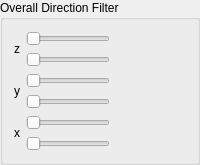
            <widget class="QGroupBox" name="groupBox_10">
             <property name="title">
              <string>Overall Direction Filter</string>
             </property>
             <layout class="QGridLayout" name="gridLayout_71">
              <item row="0" column="1">
               <layout class="QGridLayout" name="gridLayout_68">
                <item row="0" column="0">
                 <widget class="QSlider" name="horizontalSlider_overall_dir_zmin">
                  <property name="maximumSize">
                   <size>
                    <width>200</width>
                    <height>16777215</height>
                   </size>
                  </property>
                  <property name="orientation">
                   <enum>Qt::Horizontal</enum>
                  </property>
                 </widget>
                </item>
                <item row="1" column="0">
                 <widget class="QSlider" name="horizontalSlider_overall_dir_zmax">
                  <property name="maximumSize">
                   <size>
                    <width>200</width>
                    <height>16777215</height>
                   </size>
                  </property>
                  <property name="orientation">
                   <enum>Qt::Horizontal</enum>
                  </property>
                 </widget>
                </item>
               </layout>
              </item>
              <item row="0" column="0">
               <widget class="QLabel" name="label_7">
                <property name="text">
                 <string>z</string>
                </property>
               </widget>
              </item>
              <item row="0" column="2">
               <spacer name="horizontalSpacer_42">
                <property name="orientation">
                 <enum>Qt::Horizontal</enum>
                </property>
                <property name="sizeHint" stdset="0">
                 <size>
                  <width>40</width>
                  <height>20</height>
                 </size>
                </property>
               </spacer>
              </item>
              <item row="1" column="0">
               <widget class="QLabel" name="label_67">
                <property name="text">
                 <string>y</string>
                </property>
               </widget>
              </item>
              <item row="2" column="0">
               <widget class="QLabel" name="label_68">
                <property name="text">
                 <string>x</string>
                </property>
               </widget>
              </item>
              <item row="1" column="1">
               <layout class="QGridLayout" name="gridLayout_83">
                <item row="0" column="0">
                 <widget class="QSlider" name="horizontalSlider_overall_dir_ymin">
                  <property name="maximumSize">
                   <size>
                    <width>200</width>
                    <height>16777215</height>
                   </size>
                  </property>
                  <property name="orientation">
                   <enum>Qt::Horizontal</enum>
                  </property>
                 </widget>
                </item>
                <item row="1" column="0">
                 <widget class="QSlider" name="horizontalSlider_overall_dir_ymax">
                  <property name="maximumSize">
                   <size>
                    <width>200</width>
                    <height>16777215</height>
                   </size>
                  </property>
                  <property name="orientation">
                   <enum>Qt::Horizontal</enum>
                  </property>
                 </widget>
                </item>
               </layout>
              </item>
              <item row="2" column="1">
               <layout class="QGridLayout" name="gridLayout_85">
                <item row="0" column="0">
                 <widget class="QSlider" name="horizontalSlider_overall_dir_xmin">
                  <property name="maximumSize">
                   <size>
                    <width>200</width>
                    <height>16777215</height>
                   </size>
                  </property>
                  <property name="orientation">
                   <enum>Qt::Horizontal</enum>
                  </property>
                 </widget>
                </item>
                <item row="1" column="0">
                 <widget class="QSlider" name="horizontalSlider_overall_dir_xmax">
                  <property name="maximumSize">
                   <size>
                    <width>200</width>
                    <height>16777215</height>
                   </size>
                  </property>
                  <property name="orientation">
                   <enum>Qt::Horizontal</enum>
                  </property>
                 </widget>
                </item>
               </layout>
              </item>
             </layout>
            </widget>
